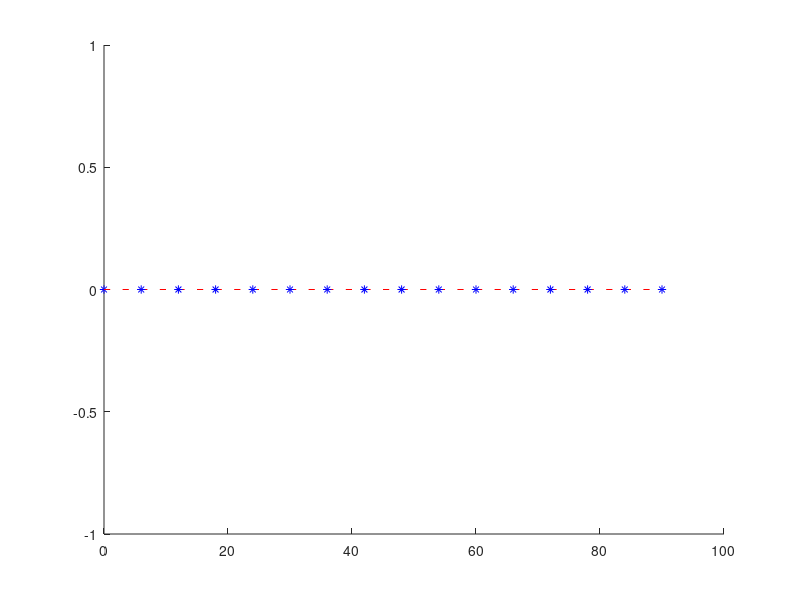

Here is the MATLAB script that generated this plot: (Note: this script raises an error after producing the figure.)
clear all

% Settings for the structure
k_tr = 4; % truncation parameters as in remark 3.3
N = 2; % number of the resonators inside the unit cell
inft = 15; % number of reoccuring unit cells to simmulate an infinite material
N_tot = N*inft; % total number of resonators
spacing = 2; pre_lij = ones(1,N-1).*spacing; %pre_lij(1:2:end) = 1; % spacing between the resonators
lij = repmat([pre_lij,pre_lij(end)],1,inft-1); lij = [lij,pre_lij];
len = 1; pre_li = ones(1,N).*len; % length of the resonator
li = repmat(pre_li,1,inft);


L = sum(pre_li)+sum(pre_lij)+pre_lij(end); % length of the unit cell
xm = [0]; % left boundary points of the resonators
for i = 1:N_tot-1
    xm = [xm,xm(end)+li(i)+lij(i)];
end
xp = xm + li; % right boundary points of the resonators

delta = 0.0001; % small contrast parameter
t = 0; % time
vr = 1; % wave speed inside the resonators
eta_i = 1.5; % perturbance of the wave speed in the i-th resonator
v0 = 1; % wave speed outside the resonators

% implement perturbation
i_pertr = floor(N_tot/2); % indicates which resonator is perturbed
vr = ones(1,N).*vr; 
vr = repmat(vr,1,inft); vr(i_pertr) = vr(i_pertr)+eta_i;


% Settings for modulation
Omega = 0.034; % modulation frequency
T = 2*pi/Omega;
phase_kappa = zeros(1,N); % modulation phases of kappa
phase_rho = zeros(1,N); % modulation phases of rho
for i = 1:(N-1)
    phase_kappa(i+1) = pi/i;
    phase_rho(i+1) = pi/i;
end
epsilon_kappa = 0.4; % modulation amplitude of kappa
epsilon_rho = 0.6; % modulation amplitude of rho
rs = []; % Fourier coefficients of 1/rho
ks = []; % Fourier coefficients of 1/kappa
for j = 1:N
    rs_j = [epsilon_rho*exp(-1i*phase_rho(j))./2,1,epsilon_rho*exp(1i*phase_rho(j))./2];
    ks_j = [epsilon_kappa*exp(-1i*phase_kappa(j))./2,1,epsilon_kappa*exp(1i*phase_kappa(j))./2];
    ks = [ks; ks_j];
    rs = [rs; rs_j];
end
ks = repmat(ks,inft,1);
rs = repmat(rs,inft,1);
phase_kappa = repmat(phase_kappa,1,inft);
phase_rho = repmat(phase_rho,1,inft);

figure()
hold on
plot(0,0,'b*')
for i = 1:N_tot
    plot([xm(i),xp(i)],zeros(1,2),'r-')
end
for i = 1:inft
    plot(i*L,0,'b*')
end


%% Compute the subwavelength resonant frequencies and eigenmodes for the static case

if N_tot > 1
    C = make_capacitance_finite(N_tot,lij); % capacitance matrix
    [w_cap, v_cap] = get_capacitance_approx_spec(epsilon_kappa,phase_kappa,Omega,delta,li,v0,vr,C,k_tr); % subwavelength resonant frequencies
else
    w_cap = get_capacitance_approx_spec_im_N1_1D(epsilon_kappa,Omega,len,delta,vr,v0);
end
% w_res = w_cap(real(w_cap)>=0); % positive subwavelength resonant frequencies

fig = figure()
hold on
for i = 1:length(v_cap)
    plot(1:2*N_tot,v_cap(:,i),'-','LineWidth',1, 'color', [.5 .5 .5])
end
legend 
xlabel('$i$','fontsize',18,'Interpreter','latex')
ylabel('$v_i$','fontsize',18,'Interpreter','latex')

% generalised capacitance matrix
C = make_capacitance_finite(N_tot,lij); % capacitance matrix
GCM = delta*diag(vr)^2*diag(1./li)*C;
[V,w_res] = eig(GCM);

% plot eigenvectors
fig = figure()
hold on
for i = 1:length(V)
    plot(1:length(V),V(:,i),'-','DisplayName',['$\omega=$ ', num2str(w_res(i, i))],'LineWidth',1, 'color', [.5 .5 .5])
end
legend 
xlabel('$i$','fontsize',18,'Interpreter','latex')
ylabel('$v_i$','fontsize',18,'Interpreter','latex')
close(fig)


%% Compute the subwavelength resonant frequencies and eigenmodes for the time-modulated case

rhot = @(t) 1./(1+epsilon_rho*cos(Omega*t+phase_rho));
sqrtkappat = @(t) sqrt(1./(1+epsilon_kappa*cos(Omega*t+phase_kappa)));
w3 = @(t) Omega.^2.*epsilon_kappa.*(epsilon_kappa.*sin(Omega*t+phase_kappa).^2+2.*epsilon_kappa.*cos(Omega*t+phase_kappa).^2+2.*cos(Omega*t+phase_kappa))/(2*(epsilon_kappa.*cos(Omega*t+phase_kappa)+1).^(3/2));

C = make_capacitance_finite(N_tot,lij); % capacitance matrix
M = @(t) makeM(t, delta, vr,li, C, rhot, sqrtkappat, w3);
[TOUT, X_bloch,V_mode,V,D] = Hill2BlochModes(M,T,100);

% plot eigenmodes
figure()
hold on
m = 1; % fix time
for n = 1:2*N_tot
    plot(1:2*N_tot,(reshape(X_bloch(m,n,:),[1,size(X_bloch(m,n,:),3)])),'-','LineWidth',1, 'color', [.5 .5 .5])
end







